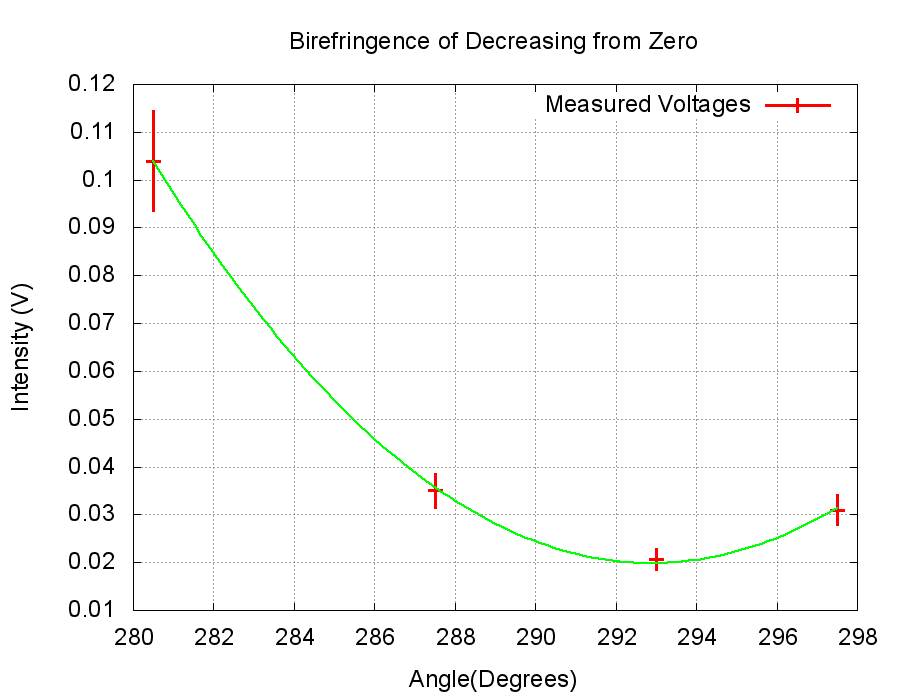

This chart was generated by the following gnuplot code:
# Gnuplot script file for plotting data
# 
set terminal png nocrop enhanced size 900,700 font 'arial,18'

set out 'bire2.png'

#set size 1,1
#set tics font ", 30"
#set origin 0,0 #origin of plot
set title "Birefringence of Decreasing from Zero"
set ylabel "Intensity (V)"
set xlabel "Angle(Degrees)"


#set xr [0:360]
#set yr [0:.15]
#set yr [-500000:8000000]
set autoscale y
set autoscale x
#set logscale x
#set logscale y
set key top right
set bar small
set grid

f1(x)=a1*((x-b1)**2) + c1
a1=1
b1=293
fit f1(x) 'bire.dat' u 4:5 via a1,b1,c1

plot	"bire.dat" using 4:5:6 title 'Measured Voltages' lc rgb "red" ps 2 lw 3 pt 1 with yerrorbars,\
	f1(x) t '' lw 2 lc rgb 'green'

#=============mini plot=============      
set grid
unset multiplot
